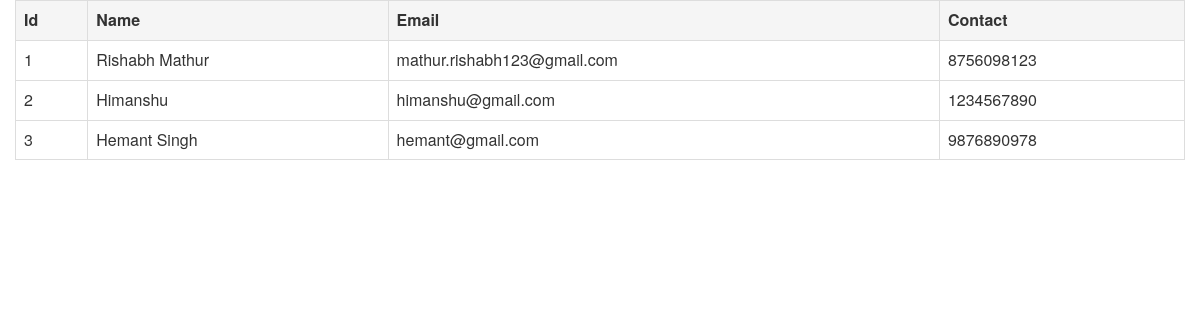
The page /Admin/customers.php on the database as committed earlier.
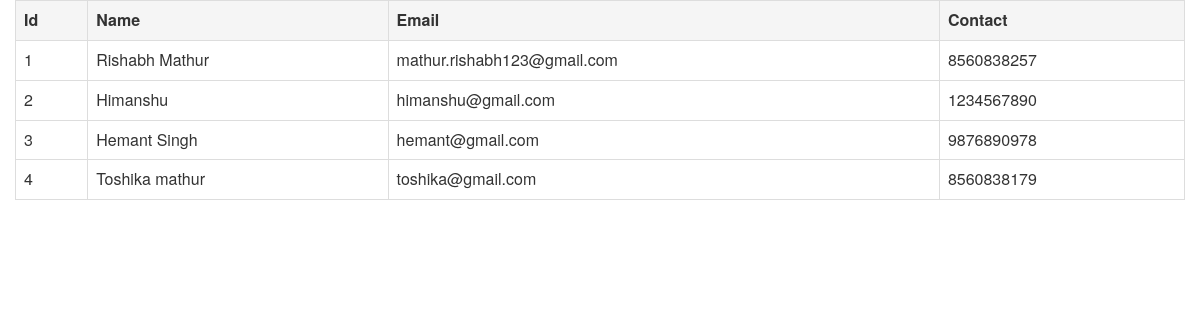
The same page on the database as committed later.
### tables this page shows
CREATE TABLE IF NOT EXISTS `userdetails` (
  `id` int(20) NOT NULL AUTO_INCREMENT,
  `name` varchar(255) NOT NULL,
  `email` varchar(255) NOT NULL,
  `mobile` bigint(15) NOT NULL,
  `password` varchar(255) NOT NULL,
  PRIMARY KEY (`id`)
);

### Admin/customers.php (the view, shortened to what this page needs)
<?php
    include('connect.php');
    $sql = "select * from userdetails";
    $run = mysqli_query($conn, $sql);
?>
   <html>
    <head>
        <link rel="stylesheet" href="https://use.fontawesome.com/releases/v5.8.2/css/all.css">
        <link rel="stylesheet" href="https://maxcdn.bootstrapcdn.com/bootstrap/3.3.6/css/bootstrap.min.css"/>
    </head>
    <body>
        <div class="container-fluid">
            <div class="table-responsive">
                <table class="table table-hover table-bordered">
                    <tr class="active">
                        <th>Id</th>
                        <th>Name</th>
                        <th>Email</th>
                        <th>Contact</th>
                    </tr>
                    <?php while($data = mysqli_fetch_array($run)) { ?>
                    <tr>
                        <td><?php echo $data['id']; ?></td>
                        <td><?php echo $data['name']; ?></td>
                        <td><?php echo $data['email']; ?></td>
                        <td><?php echo $data['mobile']; ?></td>
                    </tr>
                    <?php  } ?>
                </table>
            </div>
        </div>
    </body>
</html>

Rows that differ between the two databases and show on the page:
changed userdetails "Rishabh Mathur": mobile "8756098123" → "8560838257"
added userdetails: id "4", name "Toshika mathur", email "toshika@gmail.com", mobile "8560838179"
